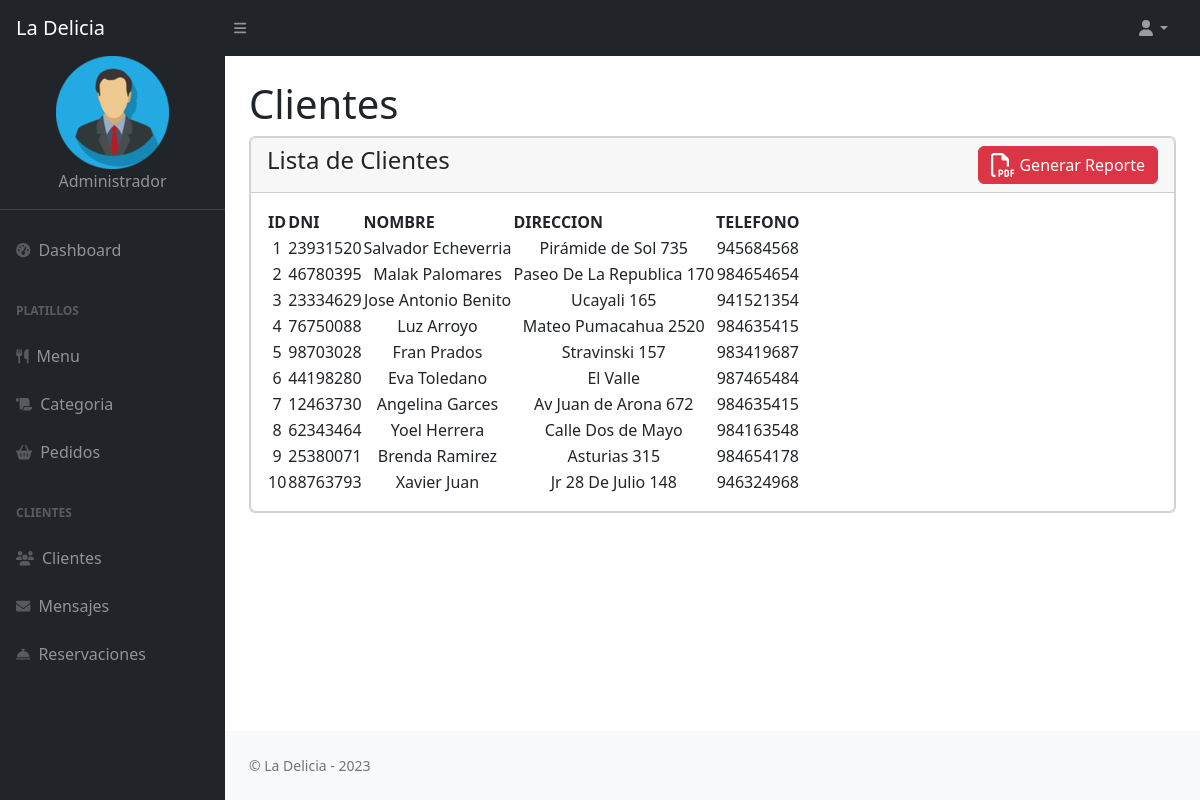
The app's page /admin/clients.php with its own data.
### tables this page shows
CREATE TABLE `clientes` (
  `id` int(11) NOT NULL,
  `dni` int(8) NOT NULL,
  `nombre` varchar(20) NOT NULL,
  `direccion` text NOT NULL,
  `telefono` int(9) NOT NULL
);

### admin/clients.php (the view)
<?php
include "connect.php";
include('templates/header.php');
?>
<div class="container-fluid px-4">
    <h1 class="mt-4">Clientes</h1>
    <div class="card mb-4">
            <div class="card">
                <div class ="card-header">
                    <h4>Lista de Clientes
                    <a href = "report_clients.php" target="_black" class = "btn btn-danger float-end">
                        <i class="fa-regular fa-file-pdf fa-xl"></i> Generar Reporte</a><br>
                    </h4>
                </div>
                <div class="card-body">
                    <table id="datatablesSimple">
                        <thead>
                            <tr>
                            <th>ID</th>
                            <th>DNI</th>
                            <th>NOMBRE</th>
                            <th>DIRECCION</th>
                            <th>TELEFONO</th>
                            </tr>
                        </thead>
                    <?php
                        $s = mysqli_query($con,"SELECT * FROM clientes");
                        while($r = mysqli_fetch_array($s))
                        {
                    ?>
                    <tr align=center>
                        <td><?php echo $r['id']; ?></td>
                        <td><?php echo $r['dni']; ?></td>
                        <td><?php echo $r['nombre']; ?></td>
                        <td><?php echo $r['direccion']; ?></td>
                        <td><?php echo $r['telefono']; ?></td>
                    </tr>
                    <?php
                    }
                    ?>
                    </table>
                </div>
        </div>
<?php
include('templates/footer.php');
include('templates/scripts.php');
?>

### records on screen
clientes: id "1", dni "23931520", nombre "Salvador Echeverria", direccion "Pirámide de Sol 735", telefono "945684568"
clientes: id "2", dni "46780395", nombre "Malak Palomares", direccion "Paseo De La Republica 170", telefono "984654654"
clientes: id "3", dni "23334629", nombre "Jose Antonio Benito", direccion "Ucayali 165", telefono "941521354"
clientes: id "4", dni "76750088", nombre "Luz Arroyo", direccion "Mateo Pumacahua 2520", telefono "984635415"
clientes: id "5", dni "98703028", nombre "Fran Prados", direccion "Stravinski 157", telefono "983419687"
clientes: id "6", dni "44198280", nombre "Eva Toledano", direccion "El Valle", telefono "987465484"
clientes: id "7", dni "12463730", nombre "Angelina Garces", direccion "Av Juan de Arona 672", telefono "984635415"
clientes: id "8", dni "62343464", nombre "Yoel Herrera", direccion "Calle Dos de Mayo", telefono "984163548"
clientes: id "9", dni "25380071", nombre "Brenda Ramirez", direccion "Asturias 315", telefono "984654178"
clientes: id "10", dni "88763793", nombre "Xavier Juan", direccion "Jr 28 De Julio 148", telefono "946324968"
